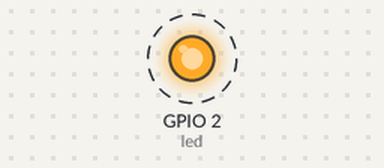
Recording of a program running on a simulated ESP32-S3. On the bench: output pins drawn as LEDs (lit = HIGH). Dashed ring = blinking. WiFi joins after 1.5 s; servers stay silent unless stated; what the program prints to the serial monitor is not drawn.

Above: at 2.0 s.
Timing chart, 0 to 6.1 s (numbered marks = the images above):
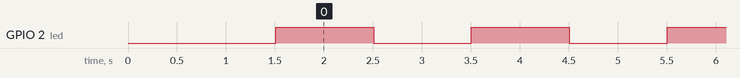

Measured:
- by itself, GPIO 2 (led): alternates HIGH for 1.0 s and LOW for 1.0 s

The program:

main.cpp
```cpp
#include <Arduino.h>
#include <WiFi.h>
#include <WiFiClient.h>
#include <WebServer.h>
#include <ESPmDNS.h>
#include <Update.h>

const char* host = "esp32";
const char* ssid = "AIDU-YJ2";
const char* password = "4008160896";

//variabls for blinking an LED with Millis
const int led = 2; // ESP32 Pin to which onboard LED is connected
unsigned long previousMillis = 0;  // will store last time LED was updated
const long interval = 1000;  // interval at which to blink (milliseconds)
int ledState = LOW;  // ledState used to set the LED

WebServer server(80);

/* Style */
String style =
"<style>#file-input,input{width:100%;height:44px;border-radius:4px;margin:10px auto;font-size:15px}"
"input{background:#f1f1f1;border:0;padding:0 15px}body{background:#3498db;font-family:sans-serif;font-size:14px;color:#777}"
"#file-input{padding:0;border:1px solid #ddd;line-height:44px;text-align:left;display:block;cursor:pointer}"
"#bar,#prgbar{background-color:#f1f1f1;border-radius:10px}#bar{background-color:#3498db;width:0%;height:10px}"
"form{background:#fff;max-width:258px;margin:75px auto;padding:30px;border-radius:5px;text-align:center}"
".btn{background:#3498db;color:#fff;cursor:pointer}</style>";

/* Login page */
String loginIndex =
"<form name=loginForm>"
"<h1>ESP32 Login</h1>"
"<input name=userid placeholder='User ID'> "
"<input name=pwd placeholder=Password type=Password> "
"<input type=submit onclick=check(this.form) class=btn value=Login></form>"
"<script>"
"function check(form) {"
"if(form.userid.value=='admin' && form.pwd.value=='admin')"
"{window.open('/serverIndex')}"
"else"
"{alert('Error Password or Username')}"
"}"
"</script>" + style;

/* Server Index Page */
String serverIndex =
"<script src='https://ajax.googleapis.com/ajax/libs/jquery/3.2.1/jquery.min.js'></script>"
"<form method='POST' action='#' enctype='multipart/form-data' id='upload_form'>"
"<input type='file' name='update' id='file' onchange='sub(this)' style=display:none>"
"<label id='file-input' for='file'>   Choose file...</label>"
"<input type='submit' class=btn value='Update'>"
"<br><br>"
"<div id='prg'></div>"
"<br><div id='prgbar'><div id='bar'></div></div><br></form>"
"<script>"
"function sub(obj){"
"var fileName = obj.value.split('\\\\');"
"document.getElementById('file-input').innerHTML = '   '+ fileName[fileName.length-1];"
"};"
"$('form').submit(function(e){"
"e.preventDefault();"
"var form = $('#upload_form')[0];"
"var data = new FormData(form);"
"$.ajax({"
"url: '/update',"
"type: 'POST',"
"data: data,"
"contentType: false,"
"processData:false,"
"xhr: function() {"
"var xhr = new window.XMLHttpRequest();"
"xhr.upload.addEventListener('progress', function(evt) {"
"if (evt.lengthComputable) {"
"var per = evt.loaded / evt.total;"
"$('#prg').html('progress: ' + Math.round(per*100) + '%');"
"$('#bar').css('width',Math.round(per*100) + '%');"
"}"
"}, false);"
"return xhr;"
"},"
"success:function(d, s) {"
"console.log('success!') "
"},"
"error: function (a, b, c) {"
"}"
"});"
"});"
"</script>" + style;

/* setup function */
void setup(void) {

pinMode(led,  OUTPUT);

  Serial.begin(115200);

  // Connect to WiFi network
  WiFi.begin(ssid, password);
  Serial.println("");

  // Wait for connection
  while (WiFi.status() != WL_CONNECTED) {
    delay(500);
    Serial.print(".");
  }
  Serial.println("");
  Serial.print("Connected to ");
  Serial.println(ssid);
  Serial.print("IP address: ");
  Serial.println(WiFi.localIP());

  /*use mdns for host name resolution*/
  if (!MDNS.begin(host)) { //http://esp32.local
    Serial.println("Error setting up MDNS responder!");
    while (1) {
      delay(1000);
    }
  }
  Serial.println("mDNS responder started");
  /*return index page which is stored in serverIndex */
  server.on("/", HTTP_GET, []() {
    server.sendHeader("Connection", "close");
    server.send(200, "text/html", loginIndex);
  });
  server.on("/serverIndex", HTTP_GET, []() {
    server.sendHeader("Connection", "close");
    server.send(200, "text/html", serverIndex);
  });
  /*handling uploading firmware file */
  server.on("/update", HTTP_POST, []() {
    server.sendHeader("Connection", "close");
    server.send(200, "text/plain", (Update.hasError()) ? "FAIL" : "OK");
    ESP.restart();
  }, []() {
    HTTPUpload& upload = server.upload();
    if (upload.status == UPLOAD_FILE_START) {
      Serial.printf("Update: %s\n", upload.filename.c_str());
      if (!Update.begin(UPDATE_SIZE_UNKNOWN)) { //start with max available size
        Update.printError(Serial);
      }
    } else if (upload.status == UPLOAD_FILE_WRITE) {
      /* flashing firmware to ESP*/
      if (Update.write(upload.buf, upload.currentSize) != upload.currentSize) {
        Update.printError(Serial);
      }
    } else if (upload.status == UPLOAD_FILE_END) {
      if (Update.end(true)) { //true to set the size to the current progress
        Serial.printf("Update Success: %u\nRebooting...\n", upload.totalSize);
      } else {
        Update.printError(Serial);
      }
    }
  });
  server.begin();
  Serial.println("This is blink running.");
}

void loop(void) {
  server.handleClient();
  delay(1);

//loop to blink without delay
 unsigned long currentMillis = millis();
 if (currentMillis - previousMillis >= interval) {
 // save the last time you blinked the LED
 previousMillis = currentMillis;
 // if the LED is off turn it on and vice-versa:
 ledState = not(ledState);
 // set the LED with the ledState of the variable:
 digitalWrite(led,  ledState);
 }

}
```
